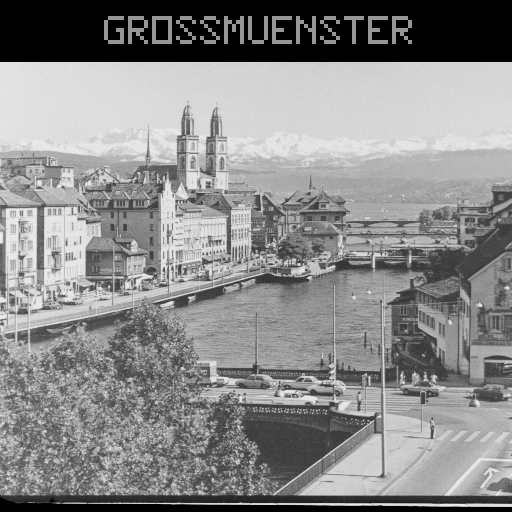
#> input picture Ex1/solution/images/zurlim.png, 512 x 512 px
$ jupyter execute --allow-errors 1_canny_solution.ipynb   (shell and % lines are left out)
#> lines starting #> are read from the running program, lines starting #| are printed output that depends on the picture; after the words box and inside, x2 and y2 are one past the last pixel; in counts of white or black regions, pixels touching at a corner belong together
# Canny Edge Detector

Having seen how the Canny filter works in the 1-D case in the theoretical exercise, we now move onto the 2-D case. In 2-D, the gradient magnitude is a measure for the strength of an edge, while direction of the gradient vector gives edge orientation. Edge detection can be done by thresholding the gradient magnitude, though this generally results in thick contours which are poorly localized. To thin the contours into single-pixel-wide lines, one should use non-maximum suppression. Pixels in the contour are kept as edge pixels only if its gradient magnitude is greater than that of its two neighboring pixels in the direction orthogonal to the edge, i.e. where the gradient is a maximum.

[cell 1]
from __future__ import print_function
import numpy as np
from scipy.ndimage.filters import gaussian_filter,convolve
import matplotlib.pyplot as plt
from scipy import where
import cv2

[cell 2]
### Read Image ###
im=cv2.imread('../images/zurlim.png', 0).astype('float')
#> im: shape (512, 512) float64; min 0, max 238, mean 137.7

[cell 3]
print(im.shape)
#| (512, 512)
plt.figure(figsize=(10,10))
plt.imshow(im,cmap='gray')
plt.show()

## Gaussian Smooth Image

[cell 4]
####### Gaussian Smooth Image #######
blurred_im = gaussian_filter(im, sigma=2,order=0,mode='reflect')
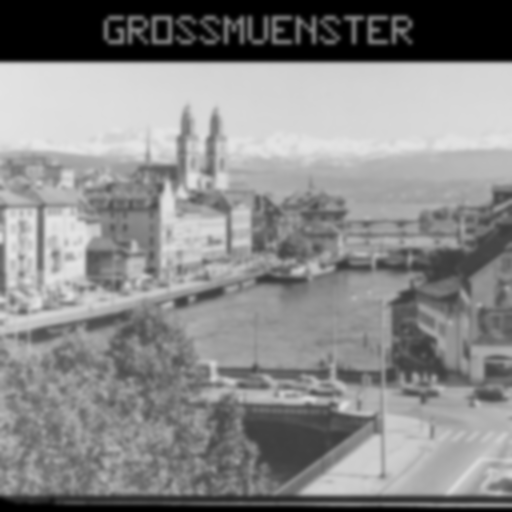
#> blurred_im: shape (512, 512) float64; min 0, max 229.9, mean 137.7
print(blurred_im.shape)
#| (512, 512)

## Gradient Image:

[cell 5]
###### Gradients x and y (Sobel filters) ######
im_x = convolve(blurred_im,[[-1,0,1],[-2,0,2],[-1,0,1]])
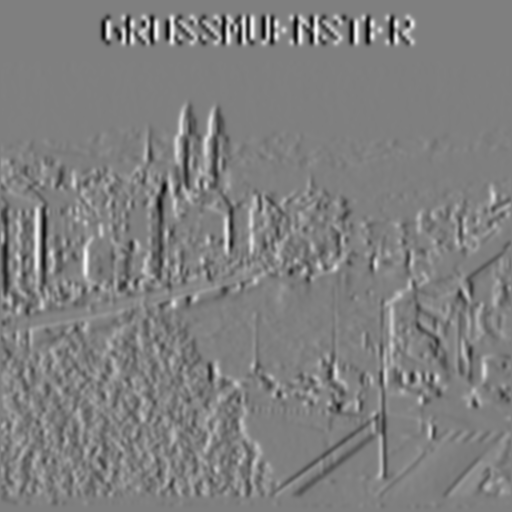
#> im_x: shape (512, 512) float64; min -217.7, max 217.3, mean 0.1; drawn with min black and max white
im_y = convolve(blurred_im,[[1,2,1],[0,0,0],[-1,-2,-1]])
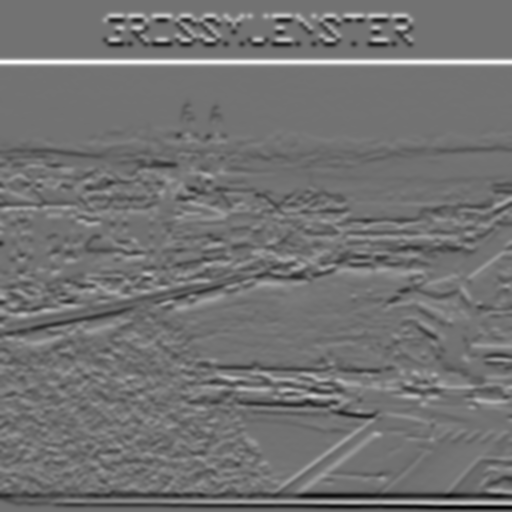
#> im_y: shape (512, 512) float64; min -276.6, max 338.6, mean 0; drawn with min black and max white

## Orientation Map
At each pixel, the orientation of an edge can be obtained from the direction of the gradient.
Note that edge directions α and α + π are equivalent. The resulting directions can be coded as
grey values.

[cell 6]
###### gradient and direction ########
gradient = np.power(np.power(im_x, 2.0) + np.power(im_y, 2.0), 0.5)
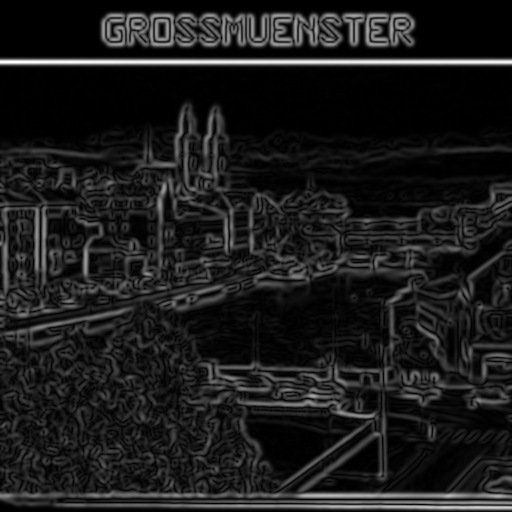
#> gradient: shape (512, 512) float64; min 0, max 338.6, mean 37.5; drawn with min black and max white
theta = np.arctan2(im_y, im_x)
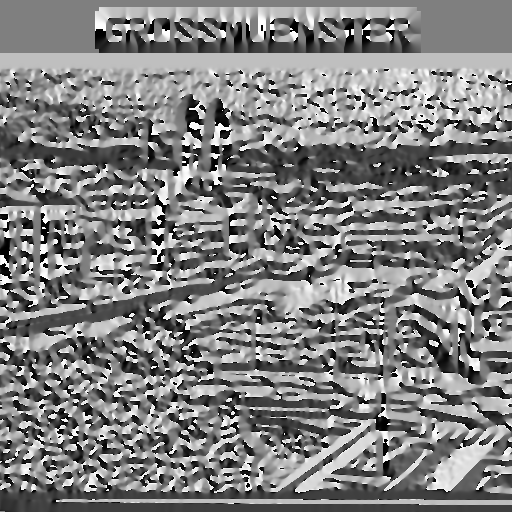
#> theta: shape (512, 512) float64; min -3.14, max 3.14, mean 0.0441; drawn with min black and max white

## Edge image according to the threshold criteria
Each pixel at which the gradient magnitude exceeds a given threshold is displayed.

[cell 7]
###### Thresholding #####
thresh=50;
thresholdEdges = (gradient > thresh)
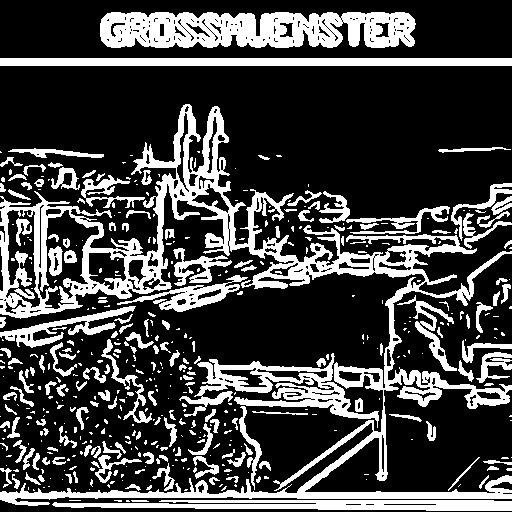
#> thresholdEdges: shape (512, 512) bool; 26.6% white; 476 white regions (300 under 20 px), largest, box (x1, y1, x2, y2) and area: (0, 104, 512, 506) 26847, (100, 12, 416, 48) 8894, (179, 353, 379, 428) 4291
plt.figure(figsize=(10,10))
plt.title('Edge image after Threshold criteria')
plt.imshow(thresholdEdges,cmap='gray')
plt.show()

## Non-Maximum-Suppression
Each pixel which fulfills the threshold criterion and has a larger gradient magnitude than its adjacent pixels in the direction orthogonal to the edge is displayed.

[cell 8]
###### Convert to degree ######
theta = 180 + (180/np.pi)*theta #

###### Quantize angles ######
#> (the rest of this cell did not finish here and is left out)

[cell 9]
###### Non-maximum suppression ########
grad_supp = np.zeros((gradient.shape[0],gradient.shape[1]))
for r in range(im.shape[0]):
    for c in range(im.shape[1]):

        #Suppress pixels at the image edge
        if r == 0 or r == im.shape[0]-1 or c == 0 or c == im.shape[1] - 1:
            grad_supp[r, c] = 0
            continue

        ###### Thresholding #######
        if gradient[r, c]<thresh:
            grad_supp[r, c] = 0
            continue

        ######### NMS ##########
        tq = theta[r, c]
        if tq == 0: # E-W
            if gradient[r, c] >= gradient[r, c-1] and gradient[r, c] >= gradient[r, c+1]:
                grad_supp[r, c] = 1
        if tq == 1: # NE
            if gradient[r, c] >= gradient[r-1, c+1] and gradient[r, c] >= gradient[r+1, c-1]:
                grad_supp[r, c] = 1
        if tq == 2: # N-S (vertical)
            if gradient[r, c] >= gradient[r-1, c] and gradient[r, c] >= gradient[r+1, c]:
                grad_supp[r, c] = 1
        if tq == 3: # NW
            if gradient[r, c] >= gradient[r-1, c-1] and gradient[r, c] >= gradient[r+1, c+1]:
                grad_supp[r, c] = 1
#> grad_supp: shape (512, 512) float64; every value is 0

[cell 10]
###### Binary Thresholding #######
edges = (grad_supp > 0)
#> edges: shape (512, 512) bool; every value is 0

[cell 11]
plt.figure(figsize=(10,10))
plt.title('Edge Image after Threshold and NMS')
plt.imshow(edges,cmap='gray')
plt.show()

[cell 12]
# Plotting of results
# No need to change it
f, ax_arr = plt.subplots(1, 2, figsize=(18, 16))
ax_arr[0].set_title("Input Image")
ax_arr[1].set_title("Canny Edge Detector")
ax_arr[0].imshow(im, cmap='gray')
ax_arr[1].imshow(edges, cmap='gray')
